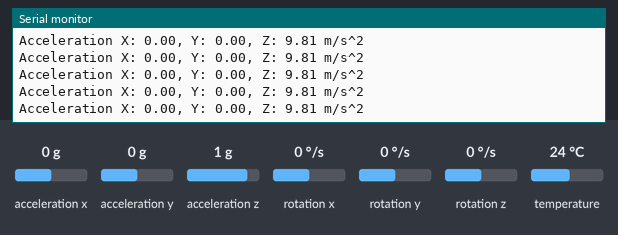
A sketch run on a simulated Arduino Leonardo, built with avr-gcc and run on an emulated ATmega32U4. Shown: the last lines printed to the serial monitor. The inputs (shaded band) are chosen by the test bench; at power-on: acceleration x 0 g, acceleration y 0 g, acceleration z 1 g, rotation x 0 °/s, rotation y 0 °/s, rotation z 0 °/s, temperature 24 °C.

Above: at 1.3 s.
1.4 s: acceleration x set to -1.4 g
At 2.2 s:
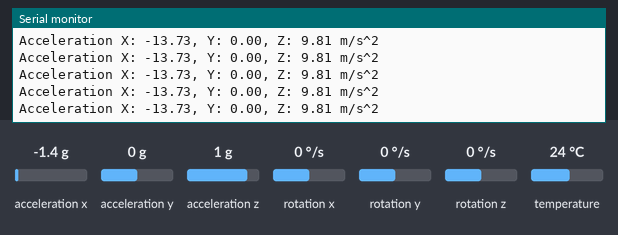
4.4 s: acceleration y set to -1.4 g
At 4.9 s:
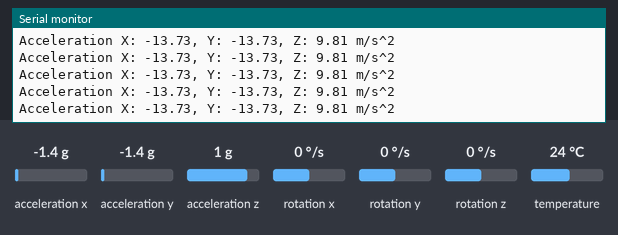
5.9 s: acceleration z set to -1.4 g
At 7.0 s:
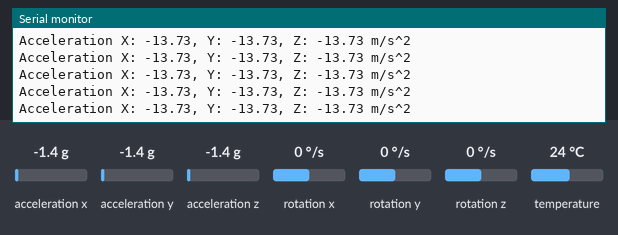

Measured:
- after the input at 1.4 s, the serial monitor: prints a new line at once (image 1)
- after the input at 4.4 s, the serial monitor: prints a new line at once (image 2)
- after the input at 5.9 s, the serial monitor: prints a new line at once (image 3)

The sketch:

Practica2.ino
```cpp
// Basic demo for accelerometer readings from Adafruit MPU6050

#include <Adafruit_MPU6050.h>
#include <Adafruit_Sensor.h>
#include <Wire.h>


#define Frec_muestreo_pote 100
unsigned long time1 = 0;
unsigned long time2 = 0;

Adafruit_MPU6050 mpu;

void setup(void) {
  Serial.begin(115200);
  while (!Serial)
    delay(10); // will pause Zero, Leonardo, etc until serial console opens

  Serial.println("Adafruit MPU6050 test!");

  // Try to initialize!
  if (!mpu.begin()) {
    Serial.println("Failed to find MPU6050 chip");
    while (1) {
      delay(10);
    }
  }
  Serial.println("MPU6050 Found!");

  mpu.setAccelerometerRange(MPU6050_RANGE_8_G);
  Serial.print("Accelerometer range set to: ");
  switch (mpu.getAccelerometerRange()) {
  case MPU6050_RANGE_2_G:
    Serial.println("+-2G");
    break;
  case MPU6050_RANGE_4_G:
    Serial.println("+-4G");
    break;
  case MPU6050_RANGE_8_G:
    Serial.println("+-8G");
    break;
  case MPU6050_RANGE_16_G:
    Serial.println("+-16G");
    break;
  }
  mpu.setGyroRange(MPU6050_RANGE_500_DEG);
  Serial.print("Gyro range set to: ");
  switch (mpu.getGyroRange()) {
  case MPU6050_RANGE_250_DEG:
    Serial.println("+- 250 deg/s");
    break;
  case MPU6050_RANGE_500_DEG:
    Serial.println("+- 500 deg/s");
    break;
  case MPU6050_RANGE_1000_DEG:
    Serial.println("+- 1000 deg/s");
    break;
  case MPU6050_RANGE_2000_DEG:
    Serial.println("+- 2000 deg/s");
    break;
  }

  mpu.setFilterBandwidth(MPU6050_BAND_21_HZ);
  Serial.print("Filter bandwidth set to: ");
  switch (mpu.getFilterBandwidth()) {
  case MPU6050_BAND_260_HZ:
    Serial.println("260 Hz");
    break;
  case MPU6050_BAND_184_HZ:
    Serial.println("184 Hz");
    break;
  case MPU6050_BAND_94_HZ:
    Serial.println("94 Hz");
    break;
  case MPU6050_BAND_44_HZ:
    Serial.println("44 Hz");
    break;
  case MPU6050_BAND_21_HZ:
    Serial.println("21 Hz");
    break;
  case MPU6050_BAND_10_HZ:
    Serial.println("10 Hz");
    break;
  case MPU6050_BAND_5_HZ:
    Serial.println("5 Hz");
    break;
  }

  Serial.println("");
  delay(100);
}

void loop() {

  time1 = micros();

  /* Get new sensor events with the readings */
  sensors_event_t a, g, temp;
  mpu.getEvent(&a, &g, &temp);

  /* Print out the values */
  Serial.print("Acceleration X: ");
  Serial.print(a.acceleration.x);
  Serial.print(", Y: ");
  Serial.print(a.acceleration.y);
  Serial.print(", Z: ");
  Serial.print(a.acceleration.z);
  Serial.println(" m/s^2");
/*
  Serial.print("Rotation X: ");
  Serial.print(g.gyro.x);
  Serial.print(", Y: ");
  Serial.print(g.gyro.y);
  Serial.print(", Z: ");
  Serial.print(g.gyro.z);
  Serial.println(" rad/s");

  Serial.print("Temperature: ");
  Serial.print(temp.temperature);
  Serial.println(" degC");

  Serial.println("");
*/
  int aux = 1000000/Frec_muestreo_pote;
  time2 = micros();

  delayMicroseconds(aux - (time2 - time1));

}
```
